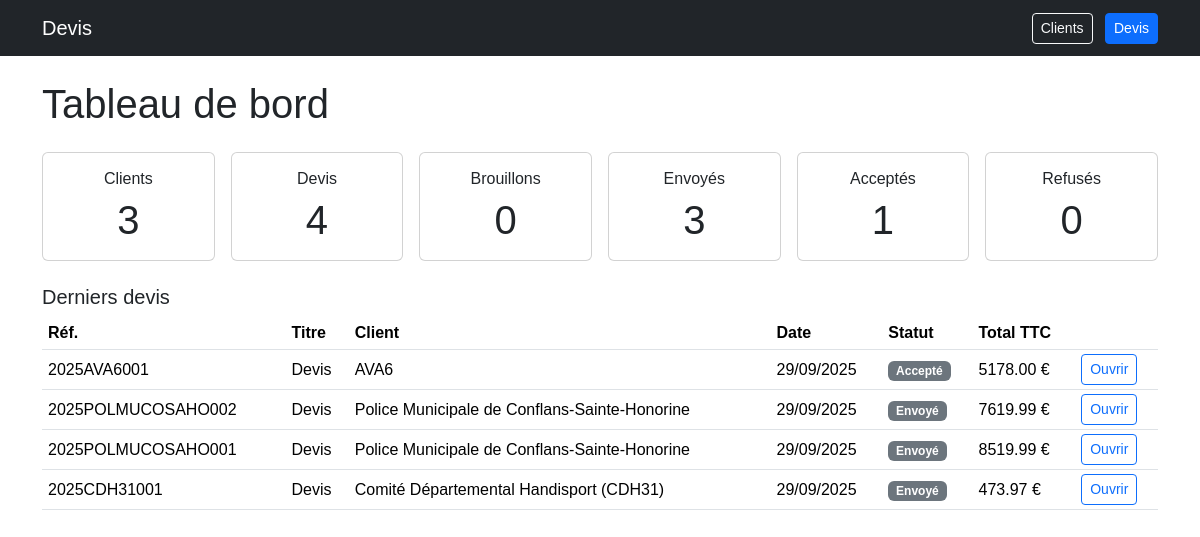
The page / on the database its author committed.
### app.py (models this page shows)
class Quote(db.Model):
    id = db.Column(db.Integer, primary_key=True)
    client_id = db.Column(db.Integer, db.ForeignKey('client.id'), nullable=False)
    created_at = db.Column(db.DateTime, default=datetime.utcnow)
    status = db.Column(db.String(20), default='Brouillon')
    title = db.Column(db.String(160), default='Devis')
    notes = db.Column(db.Text)
    issued_by = db.Column(db.String(120))
    attention_to = db.Column(db.String(120))
    valid_until = db.Column(db.Date)
    reference = db.Column(db.String(50), unique=True)
    year = db.Column(db.Integer)
    seq = db.Column(db.Integer)
    ref_locked = db.Column(db.Boolean, default=False)
    subtotal_ht = db.Column(db.Numeric(12,2), default=0)
    total_tva = db.Column(db.Numeric(12,2), default=0)
    total_ttc = db.Column(db.Numeric(12,2), default=0)
    items = db.relationship('QuoteItem', backref='quote', cascade="all, delete-orphan")

class Client(db.Model):
    id = db.Column(db.Integer, primary_key=True)
    company = db.Column(db.String(120))
    company_abbr = db.Column(db.String(20))
    contact_name = db.Column(db.String(120), nullable=False)
    email = db.Column(db.String(120))
    phone = db.Column(db.String(60))
    address = db.Column(db.Text)
    city = db.Column(db.String(120))
    zip_code = db.Column(db.String(20))
    country = db.Column(db.String(80), default='France')
    quotes = db.relationship('Quote', backref='client', lazy=True)

### app.py (the view)
@app.route('/')
def dashboard():
    last_quotes = Quote.query.order_by(Quote.created_at.desc()).limit(10).all()
    stats = {
        'count_clients': Client.query.count(),
        'count_quotes': Quote.query.count(),
        'count_draft': Quote.query.filter_by(status='Brouillon').count(),
        'count_sent': Quote.query.filter_by(status='Envoyé').count(),
        'count_accepted': Quote.query.filter_by(status='Accepté').count(),
        'count_refused': Quote.query.filter_by(status='Refusé').count(),
    }
    return render_template('dashboard.html', last_quotes=last_quotes, stats=stats)

### templates/dashboard.html (shortened to what this page needs)
{% extends 'base.html' %}
{% block content %}
<h1 class="mb-4">Tableau de bord</h1>
<div class="row g-3 mb-4">
  <div class="col-md-2"><div class="card p-3 text-center"><div class="h6">Clients</div><div class="display-6">{{ stats.count_clients }}</div></div></div>
  <div class="col-md-2"><div class="card p-3 text-center"><div class="h6">Devis</div><div class="display-6">{{ stats.count_quotes }}</div></div></div>
  <div class="col-md-2"><div class="card p-3 text-center"><div class="h6">Brouillons</div><div class="display-6">{{ stats.count_draft }}</div></div></div>
  <div class="col-md-2"><div class="card p-3 text-center"><div class="h6">Envoyés</div><div class="display-6">{{ stats.count_sent }}</div></div></div>
  <div class="col-md-2"><div class="card p-3 text-center"><div class="h6">Acceptés</div><div class="display-6">{{ stats.count_accepted }}</div></div></div>
  <div class="col-md-2"><div class="card p-3 text-center"><div class="h6">Refusés</div><div class="display-6">{{ stats.count_refused }}</div></div></div>
</div>
<h5>Derniers devis</h5>
<table class="table table-sm">
  <thead><tr><th>Réf.</th><th>Titre</th><th>Client</th><th>Date</th><th>Statut</th><th>Total TTC</th><th></th></tr></thead>
  <tbody>
  {% for q in last_quotes %}
    <tr>
      <td>{{ q.reference or ('#' ~ q.id) }}</td>
      <td>{{ q.title }}</td>
      <td>{{ q.client.company or q.client.contact_name }}</td>
      <td>{{ q.created_at.strftime('%d/%m/%Y') }}</td>
      <td><span class="badge bg-secondary">{{ q.status }}</span></td>
      <td>{{ '%.2f'|format(q.total_ttc) }} €</td>
      <td><a class="btn btn-sm btn-outline-primary" href="{{ url_for('quote_view', quote_id=q.id) }}">Ouvrir</a></td>
    </tr>
  {% endfor %}
  </tbody>
</table>
{% endblock %}

### static/styles.css (style rules this page uses)
body { font-family: Arial, Helvetica, sans-serif; }
.table { margin-bottom: 0.5rem; }
.table th, .table td { padding: 4px 6px; vertical-align: middle; }

### rows shown on the page
Quote: reference "2025AVA6001", title "Devis", client "AVA6", created_at "29/09/2025", status "Accepté", total_ttc "5178.00"
Quote: reference "2025POLMUCOSAHO002", title "Devis", client "Police Municipale de Conflans-Sainte-Honorine", created_at "29/09/2025", status "Envoyé", total_ttc "7619.99"
Quote: reference "2025POLMUCOSAHO001", title "Devis", client "Police Municipale de Conflans-Sainte-Honorine", created_at "29/09/2025", status "Envoyé", total_ttc "8519.99"
Quote: reference "2025CDH31001", title "Devis", client "Comité Départemental Handisport (CDH31)", created_at "29/09/2025", status "Envoyé", total_ttc "473.97"

### other values the page prints
{{ stats.count_clients }} "3"
{{ stats.count_quotes }} "4"
{{ stats.count_draft }} "0"
{{ stats.count_sent }} "3"
{{ stats.count_accepted }} "1"
{{ stats.count_refused }} "0"
